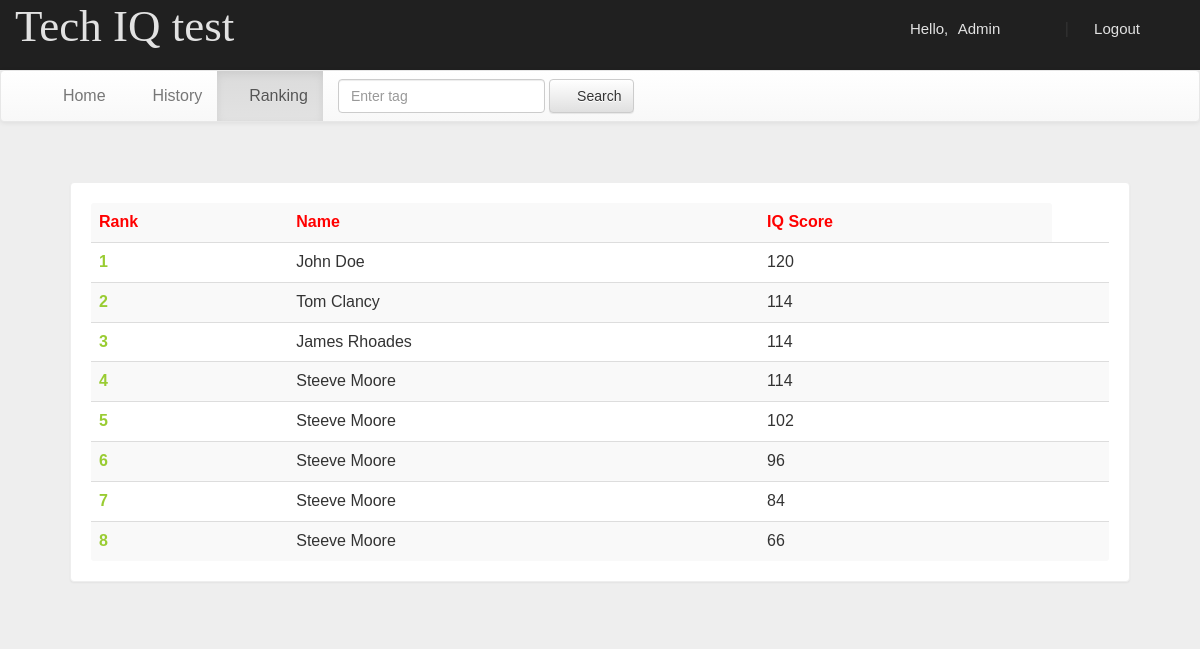
Page /account.php?q=3 (signed in) on the committed database.
### tables this page shows
CREATE TABLE `rank` (
  `email` varchar(50) NOT NULL,
  `score` int(11) NOT NULL,
  `time` timestamp NOT NULL DEFAULT CURRENT_TIMESTAMP ON UPDATE CURRENT_TIMESTAMP
);

CREATE TABLE `user` (
  `name` varchar(50) NOT NULL,
  `gender` varchar(5) NOT NULL,
  `college` varchar(100) NOT NULL,
  `email` varchar(50) NOT NULL,
  `mob` bigint(20) NOT NULL,
  `password` varchar(50) NOT NULL
);

### account.php (the view, shortened to what this page needs)
<!DOCTYPE html PUBLIC "-//W3C//DTD XHTML 1.0 Transitional//EN" "http://www.w3.org/TR/xhtml1/DTD/xhtml1-transitional.dtd">
<html xmlns="http://www.w3.org/1999/xhtml">
<head>
<link  rel="stylesheet" href="css/bootstrap.min.css"/>
 <link  rel="stylesheet" href="css/bootstrap-theme.min.css"/>
 <link rel="stylesheet" href="css/main.css">
 <link  rel="stylesheet" href="css/font.css">
</head>
<body>
<div class="header">
<div class="row">
<div class="col-lg-6">
<span class="logo">Tech IQ test</span></div>
<div class="col-md-4 col-md-offset-2">
 <?php
 include_once 'dbConnection.php';
  if(!(isset($_SESSION['email']))){
header("location:index.php");
}
else
{
$name = $_SESSION['name'];
echo '<span class="pull-right top title1" ><span class="log1"><span class="glyphicon glyphicon-user" aria-hidden="true"></span>&nbsp;&nbsp;&nbsp;&nbsp;Hello,</span> <a href="account.php?q=1" class="log log1">'.$name.'</a>&nbsp;|&nbsp;<a href="logout.php?q=account.php" class="log"><span class="glyphicon glyphicon-log-out" aria-hidden="true"></span>&nbsp;Logout</button></a></span>';
}?>
</div>
</div></div>
<div class="bg">
<nav class="navbar navbar-default title1">
  <div class="container-fluid">
    <div class="collapse navbar-collapse" id="bs-example-navbar-collapse-1">
      <ul class="nav navbar-nav">
        <li <?php if(@$_GET['q']==1) echo'class="active"'; ?> ><a href="account.php?q=1"><span class="glyphicon glyphicon-home" aria-hidden="true"></span>&nbsp;Home<span class="sr-only">(current)</span></a></li>
        <li <?php if(@$_GET['q']==2) echo'class="active"'; ?>><a href="account.php?q=2"><span class="glyphicon glyphicon-list-alt" aria-hidden="true"></span>&nbsp;History</a></li>
		<li <?php if(@$_GET['q']==3) echo'class="active"'; ?>><a href="account.php?q=3"><span class="glyphicon glyphicon-stats" aria-hidden="true"></span>&nbsp;Ranking</a></li></ul>
            <form class="navbar-form navbar-left" role="search">
        <div class="form-group">
          <input type="text" class="form-control" placeholder="Enter tag ">
        </div>
        <button type="submit" class="btn btn-default"><span class="glyphicon glyphicon-search" aria-hidden="true"></span>&nbsp;Search</button>
      </form>
      </div>
  </div>
</nav>
<div class="container">
<div class="row">
<div class="col-md-12">
<?php
if(@$_GET['q']== 3)
{
$q=mysqli_query($con,"SELECT * FROM rank  ORDER BY score DESC " )or die('Error223');
echo  '<div class="panel title">
<table class="table table-striped title1" >
<tr style="color:red"><td><b>Rank</b></td><td><b>Name</b></td><td><b>IQ Score</b></td></tr>';
$c=0;
while($row=mysqli_fetch_array($q) )
{
$e=$row['email'];
$s=$row['score'];
$q12=mysqli_query($con,"SELECT * FROM user WHERE email='$e' " )or die('Error231');
while($row=mysqli_fetch_array($q12) )
{
$name=$row['name'];
}
$c++;
echo '<tr><td style="color:#99cc32"><b>'.$c.'</b></td><td>'.$name.'</td><td>'.$s.'</td><td>';
}
echo '</table></div>';}
?>
</div></div></div></div>
</body>
</html>

### script/main.css (style rules this page uses)
body { overflow-x: hidden; width: 100%; font: 15px "Century Gothic", "Times Roman", sans-serif; background: #eee; min-height: 550px; background-attachment: fixed; }
.bg { min-height: 540px; }
.panel { border-color: #eee; margin: 40px; padding: 20px; font: 15px "Century Gothic", "Times Roman", sans-serif; }
.title { font-family: "typo"; }
.header { background: #202020; height: 70px; }
.logo { font-family: "typo"; font-size: 45px; color: #e2e2e2; margin: 15px; }
.title1 { font: 16px "Century Gothic", "Times Roman", sans-serif; }
.top { margin-top: 20px; }
.log1 { font: 15px "Ubuntu", sans-serif; color: #e2e2e2; margin-left: 10px; }
.log { margin: 10px; margin-right: 60px; margin-left: 5px; color: #e2e2e2; text-decoration: none; font-size: 20px; font-size: 15px; }

### rows in the picture
rank: user.name "John Doe", score "120"
rank: user.name "Tom Clancy", score "114"
rank: user.name "James Rhoades", score "114"
rank: user.name "Steeve Moore", score "114"
rank: score "102"
user: name "Steeve Moore"
rank: score "96"
rank: score "84"
rank: score "66"

### other values in the picture
$name "Admin"
